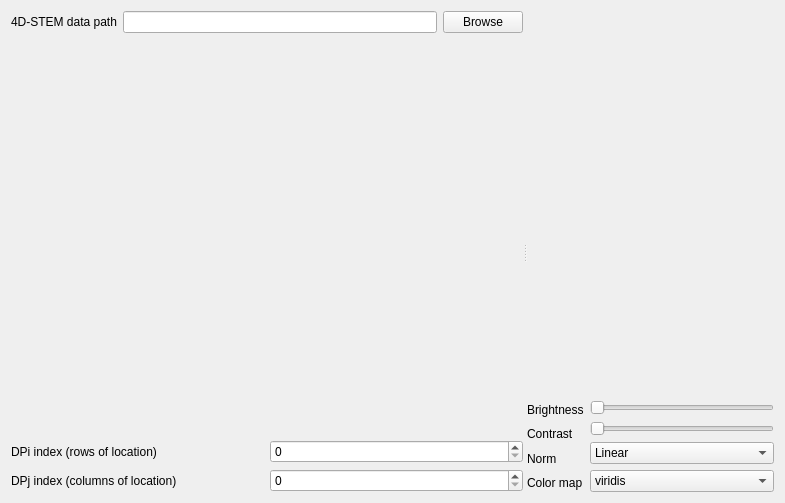
<?xml version="1.0" encoding="UTF-8"?>
<ui version="4.0">
 <class>Form</class>
 <widget class="QWidget" name="Form">
  <property name="geometry">
   <rect>
    <x>0</x>
    <y>0</y>
    <width>785</width>
    <height>503</height>
   </rect>
  </property>
  <property name="windowTitle">
   <string>Form</string>
  </property>
  <layout class="QVBoxLayout" name="verticalLayout_8">
   <item>
    <widget class="QSplitter" name="splitter">
     <property name="orientation">
      <enum>Qt::Horizontal</enum>
     </property>
     <widget class="QWidget" name="">
      <layout class="QVBoxLayout" name="verticalLayout_3" stretch="0,1,0">
       <item>
        <layout class="QHBoxLayout" name="horizontalLayout">
         <item>
          <widget class="QLabel" name="label">
           <property name="text">
            <string>4D-STEM data path</string>
           </property>
          </widget>
         </item>
         <item>
          <widget class="QLineEdit" name="lineEdit_data_path"/>
         </item>
         <item>
          <widget class="QPushButton" name="pushButton_browse">
           <property name="text">
            <string>Browse</string>
           </property>
          </widget>
         </item>
        </layout>
       </item>
       <item>
        <widget class="WidgetPlotDP" name="widget_dp" native="true"/>
       </item>
       <item>
        <layout class="QHBoxLayout" name="horizontalLayout_3">
         <item>
          <layout class="QVBoxLayout" name="verticalLayout">
           <item>
            <widget class="QLabel" name="label_2">
             <property name="text">
              <string>DPi index (rows of location)</string>
             </property>
            </widget>
           </item>
           <item>
            <widget class="QLabel" name="label_3">
             <property name="text">
              <string>DPj index (columns of location)</string>
             </property>
            </widget>
           </item>
          </layout>
         </item>
         <item>
          <layout class="QVBoxLayout" name="verticalLayout_2">
           <item>
            <widget class="QSpinBox" name="spinBox_scan_ii"/>
           </item>
           <item>
            <widget class="QSpinBox" name="spinBox_scan_jj"/>
           </item>
          </layout>
         </item>
        </layout>
       </item>
      </layout>
     </widget>
     <widget class="QWidget" name="layoutWidget">
      <layout class="QVBoxLayout" name="verticalLayout_7" stretch="1,0">
       <item>
        <spacer name="verticalSpacer">
         <property name="orientation">
          <enum>Qt::Vertical</enum>
         </property>
         <property name="sizeHint" stdset="0">
          <size>
           <width>20</width>
           <height>40</height>
          </size>
         </property>
        </spacer>
       </item>
       <item>
        <layout class="QVBoxLayout" name="verticalLayout_6">
         <item>
          <layout class="QHBoxLayout" name="horizontalLayout_5">
           <item>
            <layout class="QVBoxLayout" name="verticalLayout_4">
             <item>
              <widget class="QLabel" name="label_5">
               <property name="text">
                <string>Brightness</string>
               </property>
              </widget>
             </item>
             <item>
              <widget class="QLabel" name="label_6">
               <property name="text">
                <string>Contrast</string>
               </property>
              </widget>
             </item>
             <item>
              <widget class="QLabel" name="label_7">
               <property name="text">
                <string>Norm</string>
               </property>
              </widget>
             </item>
             <item>
              <widget class="QLabel" name="label_8">
               <property name="text">
                <string>Color map</string>
               </property>
              </widget>
             </item>
            </layout>
           </item>
           <item>
            <layout class="QVBoxLayout" name="verticalLayout_5">
             <item>
              <widget class="QSlider" name="horizontalSlider_brightness">
               <property name="orientation">
                <enum>Qt::Horizontal</enum>
               </property>
              </widget>
             </item>
             <item>
              <widget class="QSlider" name="horizontalSlider_contrast">
               <property name="orientation">
                <enum>Qt::Horizontal</enum>
               </property>
              </widget>
             </item>
             <item>
              <widget class="QComboBox" name="comboBox_normalize">
               <item>
                <property name="text">
                 <string>Linear</string>
                </property>
               </item>
               <item>
                <property name="text">
                 <string>Logarithm</string>
                </property>
               </item>
              </widget>
             </item>
             <item>
              <widget class="QComboBox" name="comboBox_colormap">
               <item>
                <property name="text">
                 <string>viridis</string>
                </property>
               </item>
               <item>
                <property name="text">
                 <string>plasma</string>
                </property>
               </item>
               <item>
                <property name="text">
                 <string>gray</string>
                </property>
               </item>
               <item>
                <property name="text">
                 <string>RdYlBu</string>
                </property>
               </item>
               <item>
                <property name="text">
                 <string>twilight</string>
                </property>
               </item>
               <item>
                <property name="text">
                 <string>hsv</string>
                </property>
               </item>
               <item>
                <property name="text">
                 <string>jet</string>
                </property>
               </item>
               <item>
                <property name="text">
                 <string>Others</string>
                </property>
               </item>
              </widget>
             </item>
            </layout>
           </item>
          </layout>
         </item>
        </layout>
       </item>
      </layout>
     </widget>
    </widget>
   </item>
  </layout>
 </widget>
 <customwidgets>
  <customwidget>
   <class>WidgetPlotDP</class>
   <extends>QWidget</extends>
   <header>bin.Widgets.WidgetPlots.h</header>
   <container>1</container>
  </customwidget>
 </customwidgets>
 <resources/>
 <connections/>
</ui>
